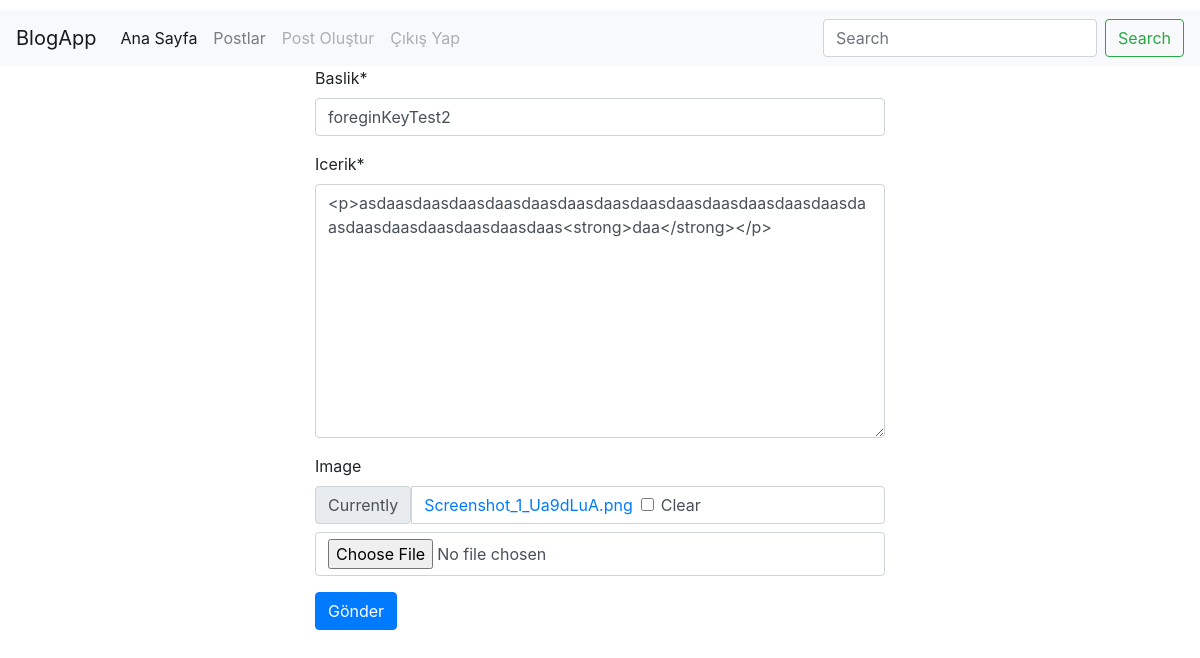
The page /post/update/9/ (signed in) on the database as committed earlier.
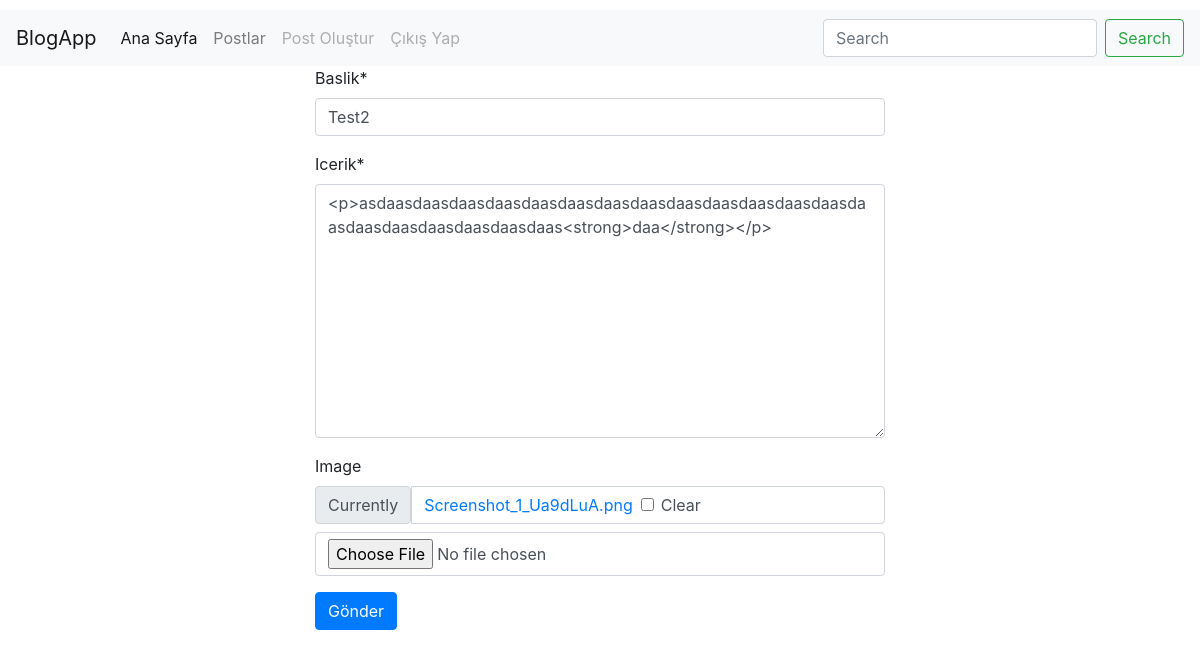
The same page on the database as committed later.
### post/models.py (models this page shows, shortened)
class Post(models.Model):
    user = models.ForeignKey('auth.User', verbose_name='yazar', on_delete=models.CASCADE, related_name='post')
    title = models.CharField(max_length=120, verbose_name="baslik")
    content = RichTextField(verbose_name="icerik")
    publishingDate = models.DateTimeField(verbose_name="yayinlanma tarihi", auto_now_add=True)
    image = models.FileField(null=True, blank=True)
    slug = models.SlugField(unique=True, editable=False, max_length=130)
    class Meta:
        ordering = ['-publishingDate']

### post/views.py (the view)
# urls.py: path('update/<int:id>/', post_update, name='update'),
def post_update(request, id):
    post_ref = Post.objects.get(id = id)
    form = PostForm(request.POST or None, request.FILES or None, instance=post_ref)
    context = {
        'form': form,
        'post': post_ref,
    }
    if request.user == post_ref.user:
        if form.is_valid():
            post = form.save()
            return HttpResponseRedirect(post.get_absolute_url())
        context = {
            'form': form,
            'post': post_ref,
        }
        return render(request, 'post/form.html', context)
    else:
        context = {
            'post': post_ref,
        }
        return HttpResponseRedirect('/post/details/%d'%post_ref.id)

### post/form.py
class PostForm(forms.ModelForm):
    class Meta:
        model = Post
        fields = [
            'title',
            'content',
            'image',
        ]

### templates/post/form.html (shortened to what this page needs)
{% extends 'base.html' %}
{% load crispy_forms_tags %}
{% block body %}
    <div class="container">
        <div class="row">
            <div class="container-fluid" style="max-width: 600px">
                <form method="POST" enctype="multipart/form-data">
                    {{ form|crispy }}
                    <input type="submit" class="btn btn-primary" value="Gönder">
                </form>
            </div>
        </div>
    </div>
{% endblock %}

Rows that differ between the two databases and show on the page:
changed Post: title "foreginKeyTest2" → "Test2"
